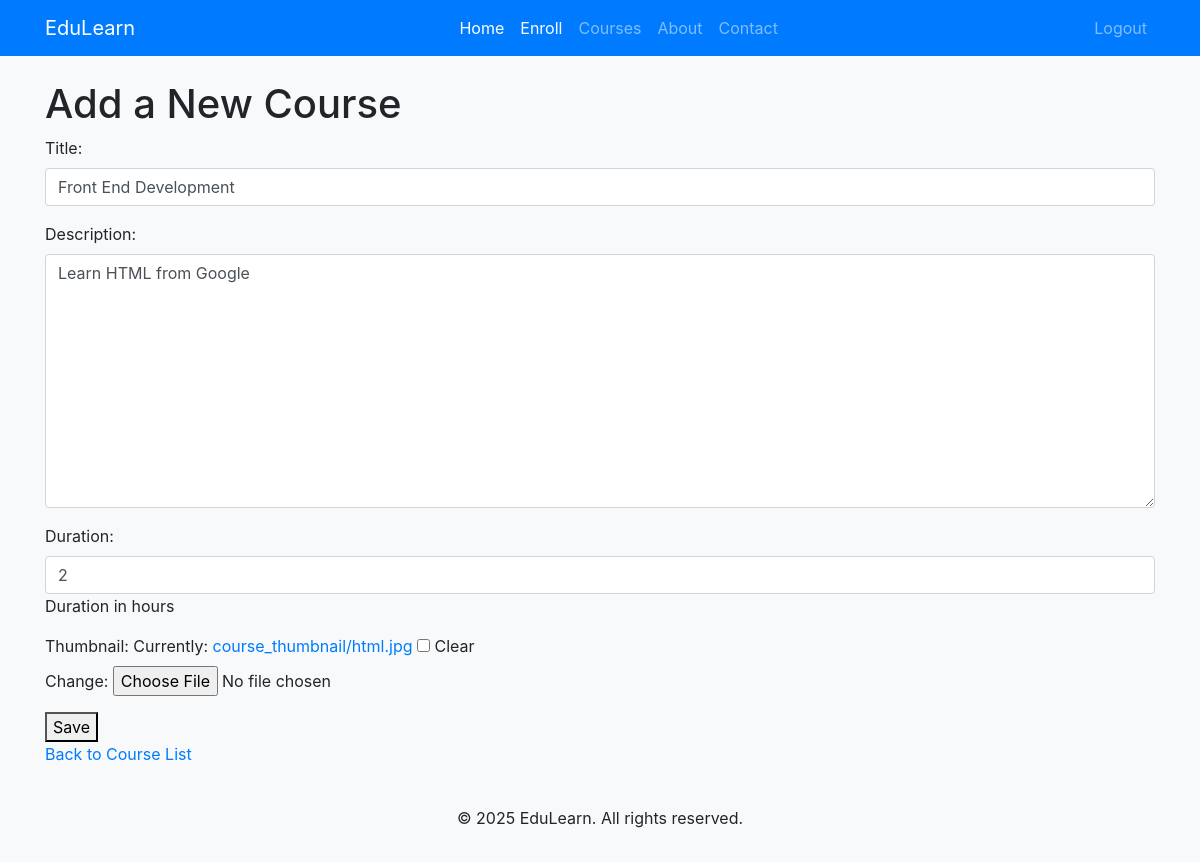
The app's page /5/update/ (signed in) with its own data.
### courses/models.py (models this page shows, shortened)
class Course(models.Model):
    title=models.CharField(max_length=200)
    description=models.TextField()
    duration=models.IntegerField(help_text='Duration in hours')
    thumbnail=models.ImageField(upload_to='course_thumbnail/',null=True, blank=True)
    created_at = models.DateTimeField(auto_now_add=True)

### courses/views.py (the view)
# urls.py: path('<int:course_id>/update/', course_update, name='course_update'),
@login_required
def course_update(request, course_id):
    course = get_object_or_404(Course, id=course_id)
    if request.method == "POST":
        form = CourseForm(request.POST, request.FILES, instance=course)
        if form.is_valid():
            form.save()
            messages.success(request, "Course updated successfully!")
            return redirect('course_list')
    else:
        form = CourseForm(instance=course)
    return render(request, 'courses/course_form.html', {'form': form})

### courses/forms.py
class CourseForm(forms.ModelForm):
    class Meta:
        model = Course
        fields = ['title', 'description', 'duration', 'thumbnail']
        widgets = {
            'title': forms.TextInput(attrs={'class': 'form-control'}),
            'description': forms.Textarea(attrs={'class': 'form-control'}),
            'duration': forms.NumberInput(attrs={'class': 'form-control'}),
        }

### Templates/courses/course_form.html (shortened to what this page needs)
{% extends "courses/base.html" %}
{% block content %}
    <h1>Add a New Course</h1>
    <form method="post" enctype="multipart/form-data">
        {{ form.as_p }}
        <button type="submit">Save</button>
    </form>
    <p><a href="{% url 'course_list' %}">Back to Course List</a></p>
{% endblock %}

### Templates/courses/base.html (style rules this page uses)
body { background-color: #f8f9fa; }

### records on screen
Course: title "Front End Development", description "Learn HTML from Google", duration "2"
